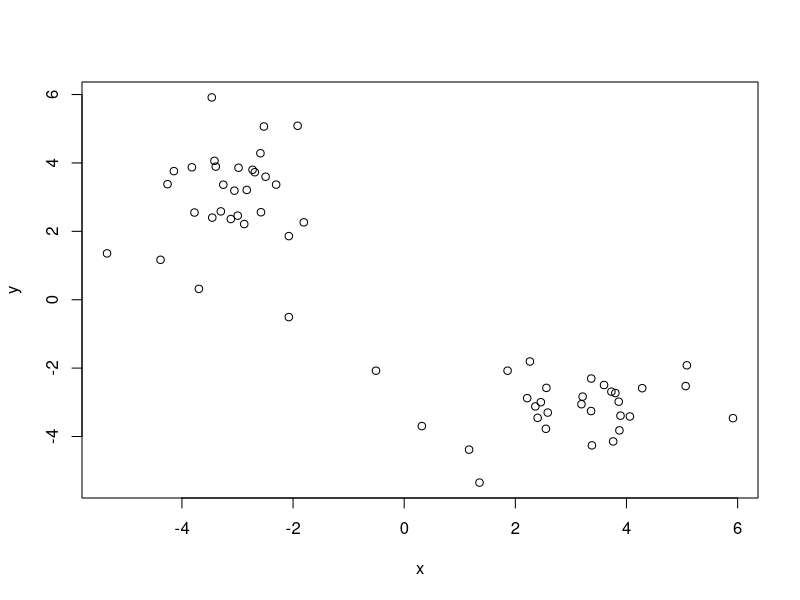
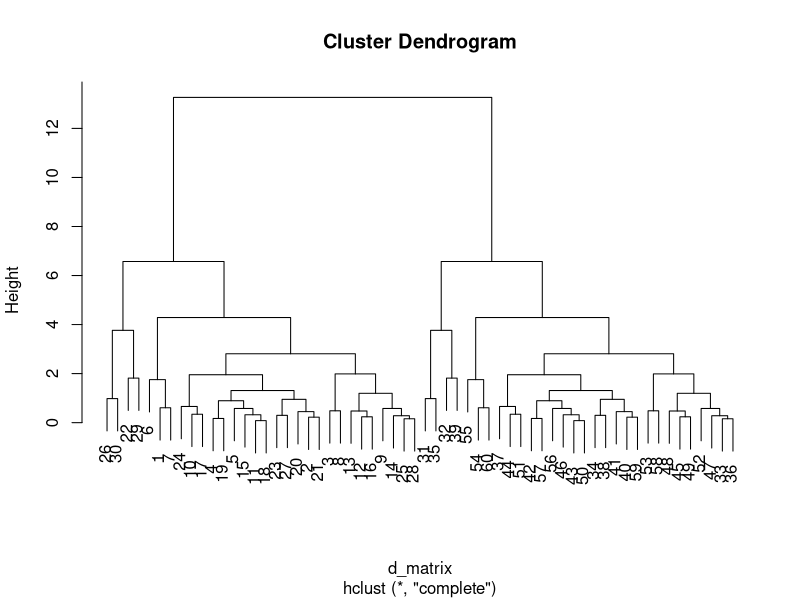
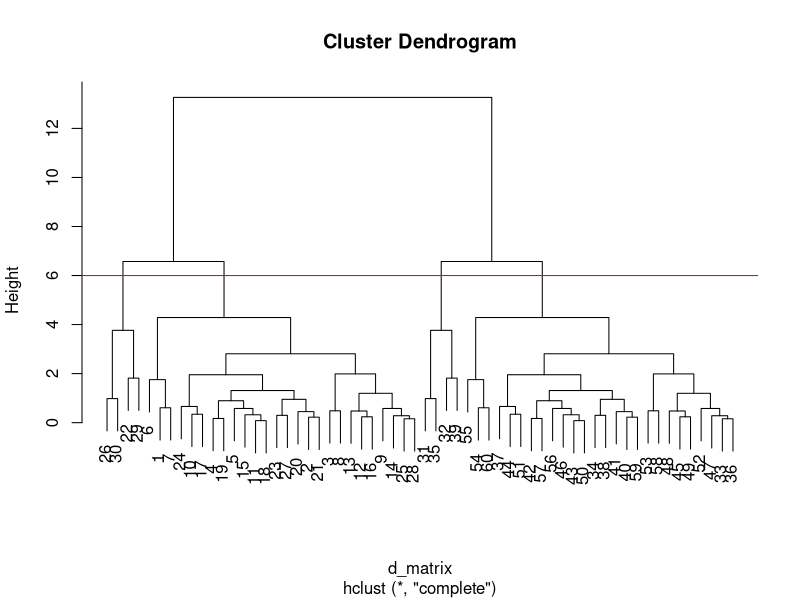
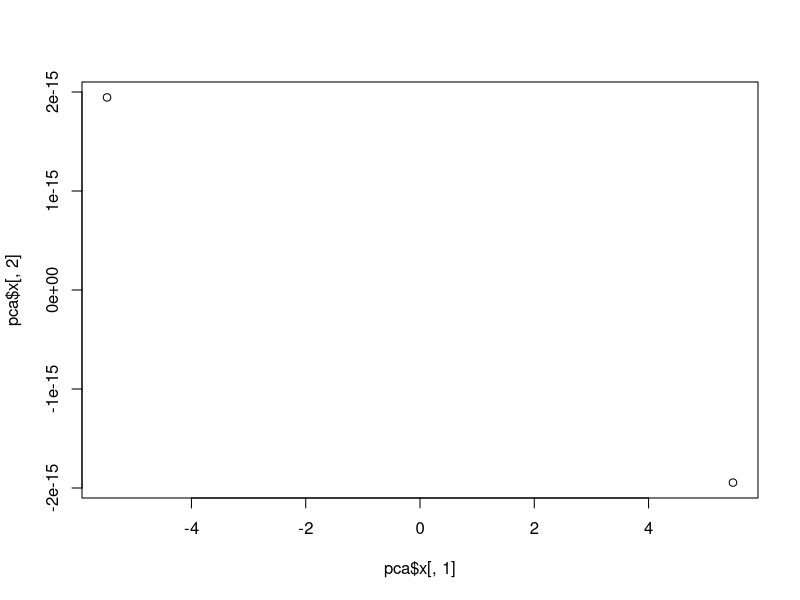
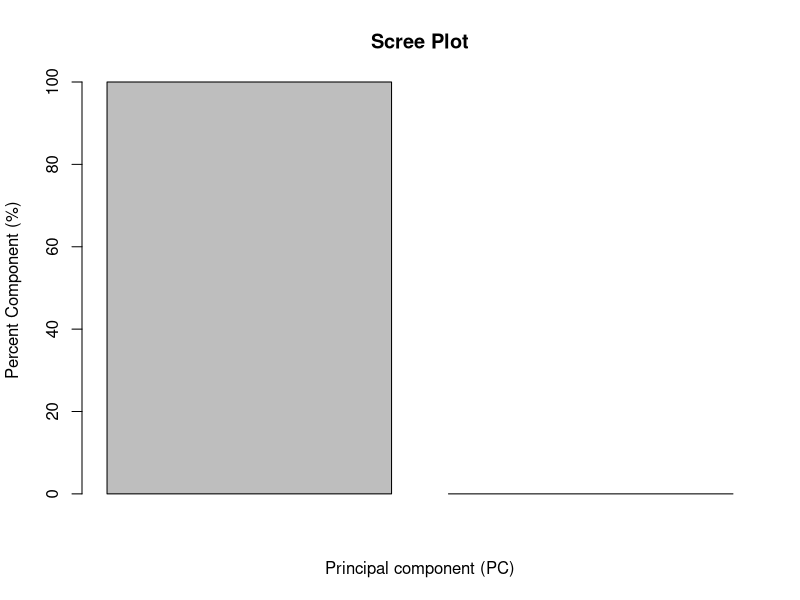

Reproduce these figures in R, in order.
## ---- chunk 1
tmp <-  c(rnorm(30,-3), rnorm(30,3))
x <-  cbind(x=tmp, y=rev(tmp))

plot(x)
## ---- chunk 2
k <- kmeans(x, centers=2)
k
## ---- chunk 3
k[7] #for cluster size

k[2] #for cluster's centers
## ---- chunk 4
d_matrix <- dist(x)
## ---- chunk 5
hc <- hclust(d=d_matrix)
## ---- chunk 6
plot(hc)
## ---- chunk 7
plot(hc)+
  abline(h=6, col= "red")
cutree(hc, k=2) #cutting the "tree" into 2 groups, will tell us which data is in which cluster # (i.e., 1 or 2)
## ---- chunk 8
pca <- prcomp(t(x), scale = TRUE)
attributes(pca)

# Basic PC1 v. PC2 2D plot:
plot(pca$x[ ,1], pca$x[ ,2])

# Variance captured /PC
pca.var <- pca$sdev^2
pca.var.per <- round(pca.var/sum(pca.var)*100, 1)
barplot(pca.var.per, main = "Scree Plot", xlab = "Principal component (PC)", ylab = "Percent Component (%)")
